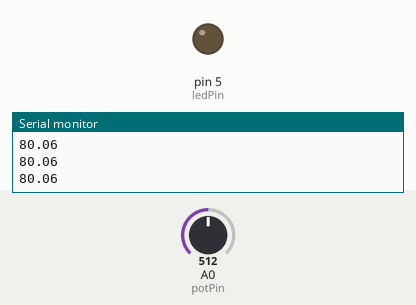
This sketch was run on a simulated Arduino Uno, built with avr-gcc and run on an emulated ATmega328P. Shown: output pins drawn as LEDs (lit = HIGH), the last lines printed to the serial monitor. Inputs (shaded band) come from the test bench; at power-on: A0 (potPin) = 512.

Above: at 0.64 s.
1.3 s: A0 (potPin) set to 306
At 2.07 s:
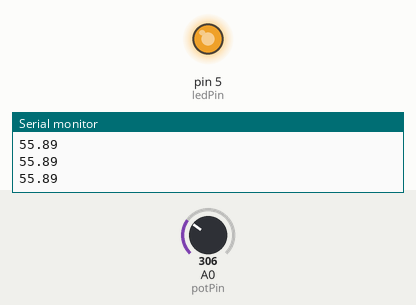
4.3 s: A0 (potPin) set to 130
Timing chart, 0 to 13.3 s (numbered marks = the images above; inputs shaded):
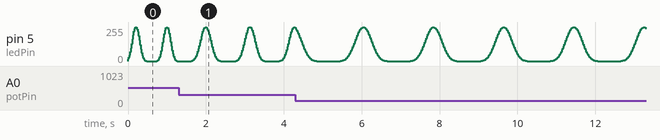

The sketch:

volumeControled.ino
```cpp
#include <math.h>

const int ledPin = 5;     // this <-> 330 resistor <-> led <-> ground
const int potPin = 0;     // this <-> center pot terminal. VCC and ground to other two terminals

const double cycleTime = 18;
const int minPulse = 20;
const int maxPulse = 140;
const double tauPerMinute = 2 * M_PI / 60000;
const int verbose = 1;

double hb = 20;
double t = 0;

///////////////////////////////////////////////////////////////////////

double linear(double value, double x1, double x2, double y1, double y2) {
  return (value - x1)*(y2 - y1)/(x2 - x1) + y1;
}

void setup() {
  if (verbose == 1) Serial.begin(9600);
  pinMode(ledPin, OUTPUT);
}

void loop() {
  hb = linear(analogRead(potPin), 0, 1023, minPulse, maxPulse);
  if (verbose) Serial.println(hb);

  analogWrite(ledPin, 255 * pow(sin(t)/2+0.5, 4));

  t += cycleTime * hb * tauPerMinute;
  delay(cycleTime);
}
```
